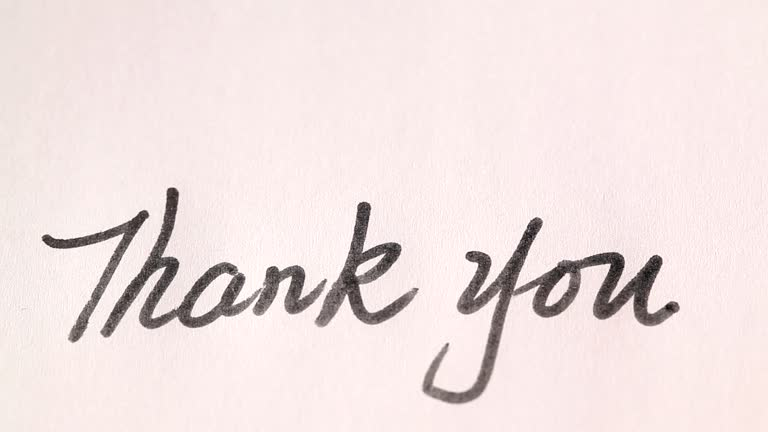
#> input picture backend/uploads/0e98120e-2981-4a37-bafd-d9dd5aec2b32.jpg, 768 x 432 px
$ python -i tesseract_service.py   (imports and definitions only)
#> lines starting #> are read from the running program, lines starting #| are printed output that depends on the picture; after the words box and inside, x2 and y2 are one past the last pixel; in counts of white or black regions, pixels touching at a corner belong together
#> further down, picture is the input picture: shape (432, 768, 3); mean B, G, R 224.6, 225.7, 239.6
import cv2
import numpy as np
import pytesseract
from PIL import Image
import time
import os
from typing import Dict, Any, Optional

class TesseractService:
    def __init__(self):
        self.model_loaded = False
        self.status = "Initializing"
        self._setup_tesseract()

    def _setup_tesseract(self):
        """Setup Tesseract OCR"""
        try:
            # For Windows, set the path to Tesseract
            if os.name == 'nt':  # Windows
                tesseract_path = r"C:\Program Files\Tesseract-OCR\tesseract.exe"
                if os.path.exists(tesseract_path):
                    pytesseract.pytesseract.tesseract_cmd = tesseract_path

            # Test Tesseract
            pytesseract.get_tesseract_version()
            self.model_loaded = True
            self.status = "Ready"
        except Exception as e:
            self.status = f"Error: {str(e)}"
            self.model_loaded = False

    def preprocess_image(self, image: np.ndarray, blur_kernel: int = 5,
                        threshold_method: str = "Adaptive Gaussian",
                        block_size: int = 11, c_value: int = 2,
                        simple_thresh_value: int = 127) -> np.ndarray:
        """
        Preprocess image using the same logic as your Python OCR apps
        """
#> called with blur_kernel = 5, threshold_method = 'Adaptive Gaussian', block_size = 11, c_value = 2, simple_thresh_value = 127
        # Convert to grayscale
        gray_image = cv2.cvtColor(image, cv2.COLOR_BGR2GRAY)

        # Apply Gaussian Blur
        if blur_kernel % 2 == 0:  # Ensure kernel size is odd
            blur_kernel += 1
        blurred_image = cv2.GaussianBlur(gray_image, (blur_kernel, blur_kernel), 0)

        # Apply thresholding
        if threshold_method == "Adaptive Gaussian":
            thresh_image = cv2.adaptiveThreshold(
                blurred_image, 255, cv2.ADAPTIVE_THRESH_GAUSSIAN_C,
                cv2.THRESH_BINARY, block_size, c_value
            )
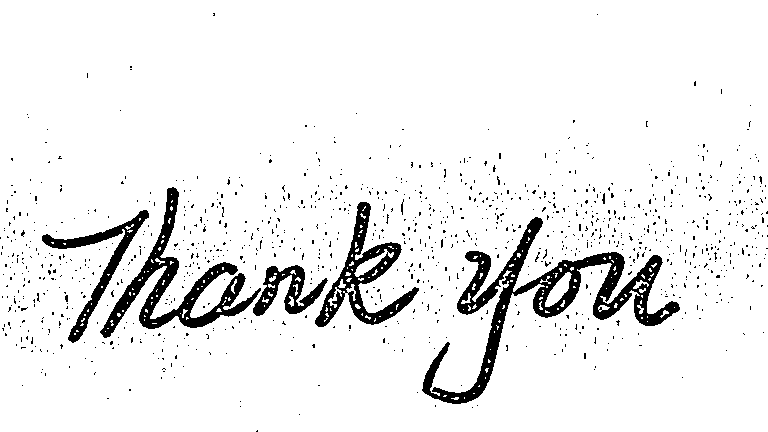
#> thresh_image: shape (432, 768); 92.9% white; 1055 black regions (1048 under 20 px), largest, box (x1, y1, x2, y2) and area: (422, 217, 680, 404) 8341, (100, 187, 261, 338) 4795, (315, 202, 419, 327) 3266
        elif threshold_method == "Adaptive Mean":
            thresh_image = cv2.adaptiveThreshold(
                blurred_image, 255, cv2.ADAPTIVE_THRESH_MEAN_C,
                cv2.THRESH_BINARY, block_size, c_value
            )
        elif threshold_method == "Otsu":
            _, thresh_image = cv2.threshold(
                blurred_image, 0, 255, cv2.THRESH_BINARY + cv2.THRESH_OTSU
            )
        else:  # Simple
            _, thresh_image = cv2.threshold(
                blurred_image, simple_thresh_value, 255, cv2.THRESH_BINARY
            )

        return thresh_image

    # [89 lines left out: functions _get_preprocessing_settings, _get_ocr_settings, not called in this run]

    async def extract_text(self, image: np.ndarray, use_preprocessing: bool = True,
                          blur_kernel: int = 5, threshold_method: str = "Adaptive Gaussian",
                          block_size: int = 11, c_value: int = 2,
                          processing_speed: str = "balanced", accuracy_level: str = "high") -> Dict[str, Any]:
        """
        Extract text using Tesseract OCR
        """
        if not self.model_loaded:
            raise Exception("Tesseract not properly initialized")

        start_time = time.time()

        try:
            # Apply processing speed and accuracy level settings
            preprocessing_settings = self._get_preprocessing_settings(processing_speed, accuracy_level)
            ocr_settings = self._get_ocr_settings(processing_speed, accuracy_level)

            # Preprocess image if requested
            if use_preprocessing:
                # Use adjusted preprocessing settings based on speed/accuracy
                adjusted_blur = preprocessing_settings.get('blur_kernel', blur_kernel)
                adjusted_threshold = preprocessing_settings.get('threshold_method', threshold_method)
                adjusted_block_size = preprocessing_settings.get('block_size', block_size)
                adjusted_c_value = preprocessing_settings.get('c_value', c_value)

                processed_image = self.preprocess_image(
                    image, adjusted_blur, adjusted_threshold, adjusted_block_size, adjusted_c_value
                )
                # Convert to PIL Image for Tesseract
                pil_image = Image.fromarray(processed_image)
            else:
                # Use original image
                pil_image = Image.fromarray(cv2.cvtColor(image, cv2.COLOR_BGR2RGB))

            # Extract text with Tesseract using adjusted settings
            extracted_text = pytesseract.image_to_string(pil_image, config=ocr_settings)

            # Get confidence data
            try:
                data = pytesseract.image_to_data(pil_image, output_type=pytesseract.Output.DICT)
                confidences = [int(conf) for conf in data['conf'] if int(conf) > 0]
                avg_confidence = sum(confidences) / len(confidences) if confidences else 0
            except:
                avg_confidence = 0.95  # Default confidence

            processing_time = time.time() - start_time

            return {
                "text": extracted_text.strip(),
                "confidence": avg_confidence / 100.0,  # Convert to 0-1 scale
                "processing_time": processing_time
            }

        except Exception as e:
            raise Exception(f"Tesseract OCR failed: {str(e)}")

    # [8 lines left out: function get_status, not called in this run]

>>> import cv2
>>> picture = cv2.imread('../../uploads/0e98120e-2981-4a37-bafd-d9dd5aec2b32.jpg')
>>> result = TesseractService().preprocess_image(picture)
